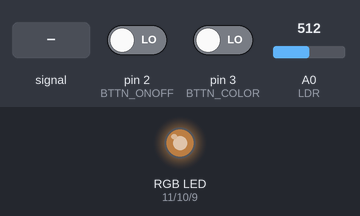
The sketch below on a simulated Arduino Uno, built with avr-gcc and run on an emulated ATmega328P. Parts: an RGB LED mixed from three pins (HIGH = lit). The inputs (shaded band) are chosen by the test bench; at power-on: pin 3 (BTTN_COLOR) LOW, A0 (LDR) = 512, pin 2 (BTTN_ONOFF) LOW. Dim RGB values are drawn brighter than linear; what the sketch prints to the serial monitor is not drawn.

Above: at 7.2 s.
7.3 s: A0 (LDR) fed a 2 Hz sine of ±306 counts around its level
At 7.64 s:
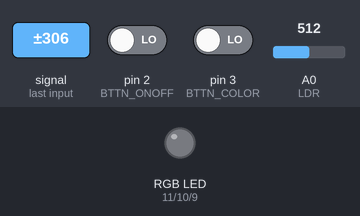
At 8.37 s:
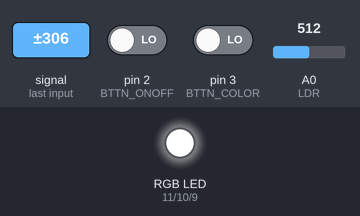
10.3 s: pin 3 (BTTN_COLOR) driven HIGH
13.3 s: A0 (LDR) fed a 200 Hz sine of ±81 counts around its level
14.8 s: A0 (LDR) set to 716
At 15.7 s:
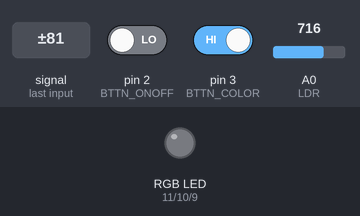
16.3 s: A0 (LDR) fed a 50 Hz sine of ±306 counts around its level
At 17.5 s:
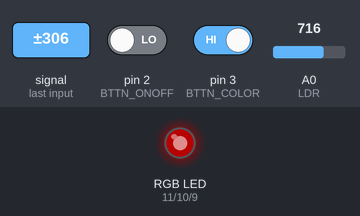
18.0 s: pin 2 (BTTN_ONOFF) driven HIGH
Timing chart, 0 to 20.5 s (numbered marks = the images above; inputs shaded):
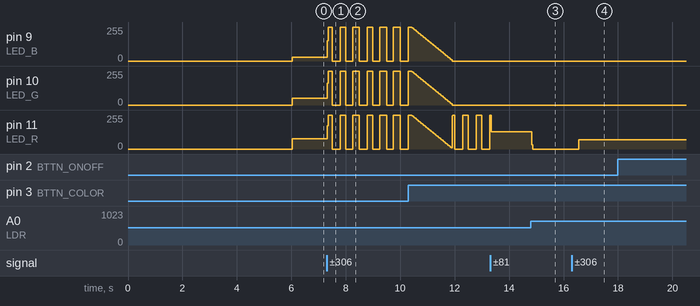

The sketch:

IOT_Project_1.ino
```cpp
#define LED_R 11
#define LED_G 10
#define LED_B 9
#define BTTN_ONOFF 2
#define BTTN_COLOR 3
#define	NUM_COLORS	7
#define LDR A0
#define ADC 255

float colors[NUM_COLORS][3] = {{1.0,1.0,1.0},{1.0,0.0,0.0},{1.0,1.0,0.0},
							   {0.0,1.0,0.0},{0.0,1.0,1.0},
							   {0.0,0.0,1.0},{1.0,0.0,1.0}};
int currentColor=0;
volatile int ledState = 0;

// variable to hold sensor value
int sensorValue;
// variable to calibrate low value
int sensorLow = 1023;
// variable to calibrate high value
int sensorHigh = 0;
// led state, 1 = lit, 0 = dark
int fadeAmount = 5;    // how many points to fade the LED by
int brightness = ADC;    // how bright the LED is

void changeColors(void);
void calibrateLDR(void);
void fadeOff(int color);
bool buttonChangeColor (void);
void lightUpLed(int i, int br);
void turnOnOffLed (int state);
void checkButtonOnOFF (void);
int ldrControl(void);


void setup()
{
		Serial.begin(9600);
		pinMode(BTTN_ONOFF, INPUT);
		pinMode(BTTN_COLOR, INPUT);
		pinMode (LDR, INPUT);
		pinMode(LED_R, OUTPUT);
		pinMode(LED_G, OUTPUT);
		pinMode(LED_B, OUTPUT);
		calibrateLDR();

		// Interrupt call
		attachInterrupt(0, checkButtonOnOFF, RISING);
}

void calibrateLDR(void){

	// calibrate for the first five seconds after program runs
  while (millis() < 6000) {
    // record the maximum sensor value
    sensorValue = analogRead(LDR);
    if (sensorValue > sensorHigh) {
      sensorHigh = sensorValue;
    }
    // record the minimum sensor value
    if (sensorValue < sensorLow) {
      sensorLow = sensorValue;
    }
  }
  		turnOnOffLed (0);
  		Serial.print("Low Threshold: ");
  		Serial.println(sensorLow);
  		Serial.print("High Threshold: ");
		Serial.println(sensorHigh);
}

void loop(){
	if(ldrControl() == 1|| ledState == 1){
		if (buttonChangeColor())changeColors();

	}

}


void changeColors(void){
	if (buttonChangeColor()){
  		fadeOff(currentColor);
  		if (++currentColor == NUM_COLORS) currentColor = 0;
  		fadeOff(currentColor);
  		fadeOn(currentColor);
  	// wait for 30 milliseconds to see the dimming effect
  		delay(30); }
}

void fadeOn (int color){

	while (brightness < 255){
  			lightUpLed(color, brightness);
  			brightness = brightness + fadeAmount;

  		// reverse the direction of the fading at the ends of the fade:
		if (brightness == 255) {
    		break;
  		}
	}
}

void fadeOff(int color){
	while (brightness >0){
  			lightUpLed(color, brightness);
  			brightness = brightness - fadeAmount;

  		// reverse the direction of the fading at the ends of the fade:
		if (brightness == 0) {
    		break;
  		}
		delay(30);
	}
}

bool buttonChangeColor (void){

	bool bttnPushed = false;
	static int buttonStateColor = 0;

	int tempState = digitalRead(BTTN_COLOR);

	 if (buttonStateColor != tempState) {
		delay(100);
		tempState = digitalRead(BTTN_COLOR);
	}

	if (buttonStateColor == 0 && tempState == 1) {
		bttnPushed = true;
	}

	buttonStateColor = tempState;

	return bttnPushed;
}

void lightUpLed(int i, int br){

	analogWrite(LED_R, (colors[i][0])*br);
	analogWrite(LED_G, (colors[i][1])*br);
	analogWrite(LED_B, (colors[i][2])*br);
}

void turnOnOffLed (int state){

	digitalWrite(LED_R, state);
	digitalWrite(LED_G, state);
	digitalWrite(LED_B, state);

}

void checkButtonOnOFF (void){

	static int buttonState = 0;

	int tempState = digitalRead(BTTN_ONOFF);


	 if (buttonState != tempState) {
		delay(100);
		tempState = digitalRead(BTTN_ONOFF);
		Serial.print("temp state is: ");
		Serial.println(tempState);
	}

	if (buttonState == 0 && tempState == 1) {
		Serial.print("LED state changed from ");
		Serial.print(ledState);
		ledState = !ledState;
		Serial.print(" to ");
		Serial.println(ledState);
	}

	buttonState = !tempState;
	turnOnOffLed (ledState);
	Serial.println(buttonState);
}

int ldrControl(void){


	//read the input from A0 and store it in a variable
  sensorValue = analogRead(LDR);

  if (sensorValue <=sensorLow){ledState = 1;
	analogWrite(LED_R, (colors[currentColor][0])*255);
	analogWrite(LED_G, (colors[currentColor][1])*255);
	analogWrite(LED_B, (colors[currentColor][2])*255);
	changeColors();
	}

	if (sensorValue >= sensorHigh){
	ledState =0;
	turnOnOffLed(ledState);}
	return ledState;
}
```

Measured:
- after the input at 7.3 s, pin 9 (LED_B): 27/255 → 151/255 at once, then moves between 0/255 and 255/255, repeating every 1.5 s; pin 10 (LED_G): 51/255 → 163/255 at once, then moves between 0/255 and 255/255, repeating every 1.5 s; pin 11 (LED_R): 76/255 → 174/255 at once, then moves between 0/255 and 255/255, repeating every 1.5 s
- after the input at 14.8 s, pin 11 (LED_R): 129/255 → 0/255 at once
- after the input at 16.3 s, pin 11 (LED_R): 0/255 → 68/255 after 0.25 s
